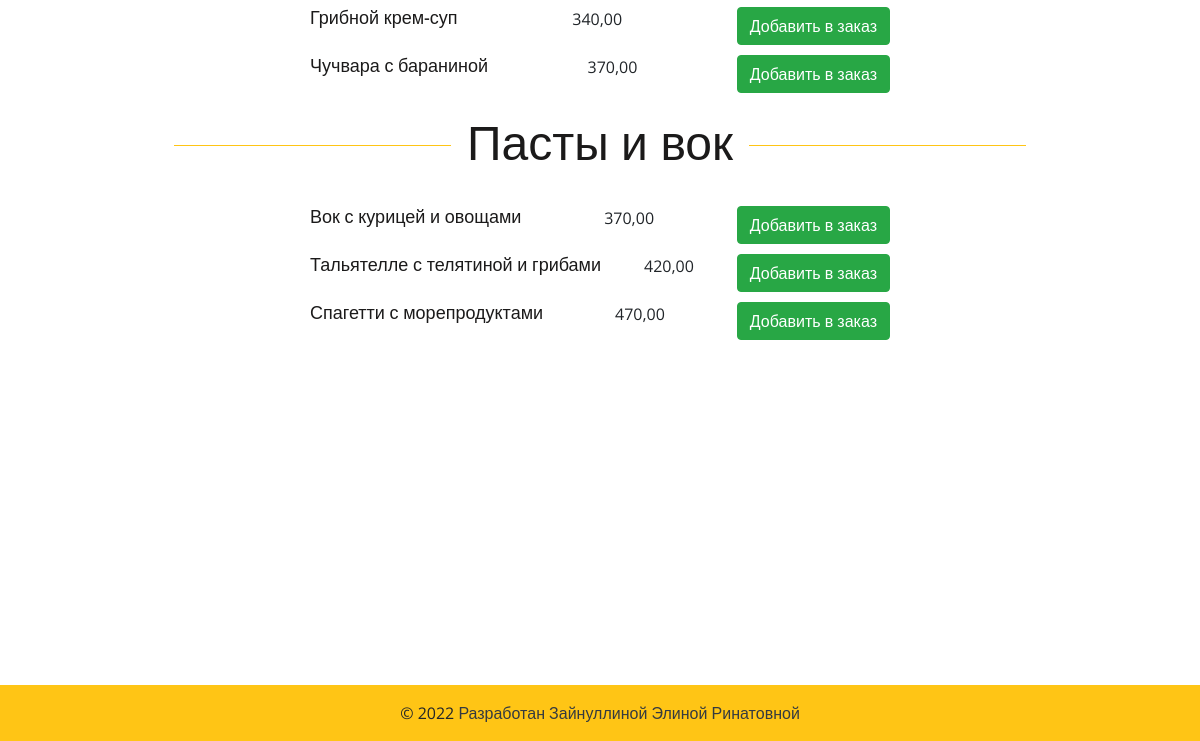
The app's page /menuwaiter/ (lower part), older data.
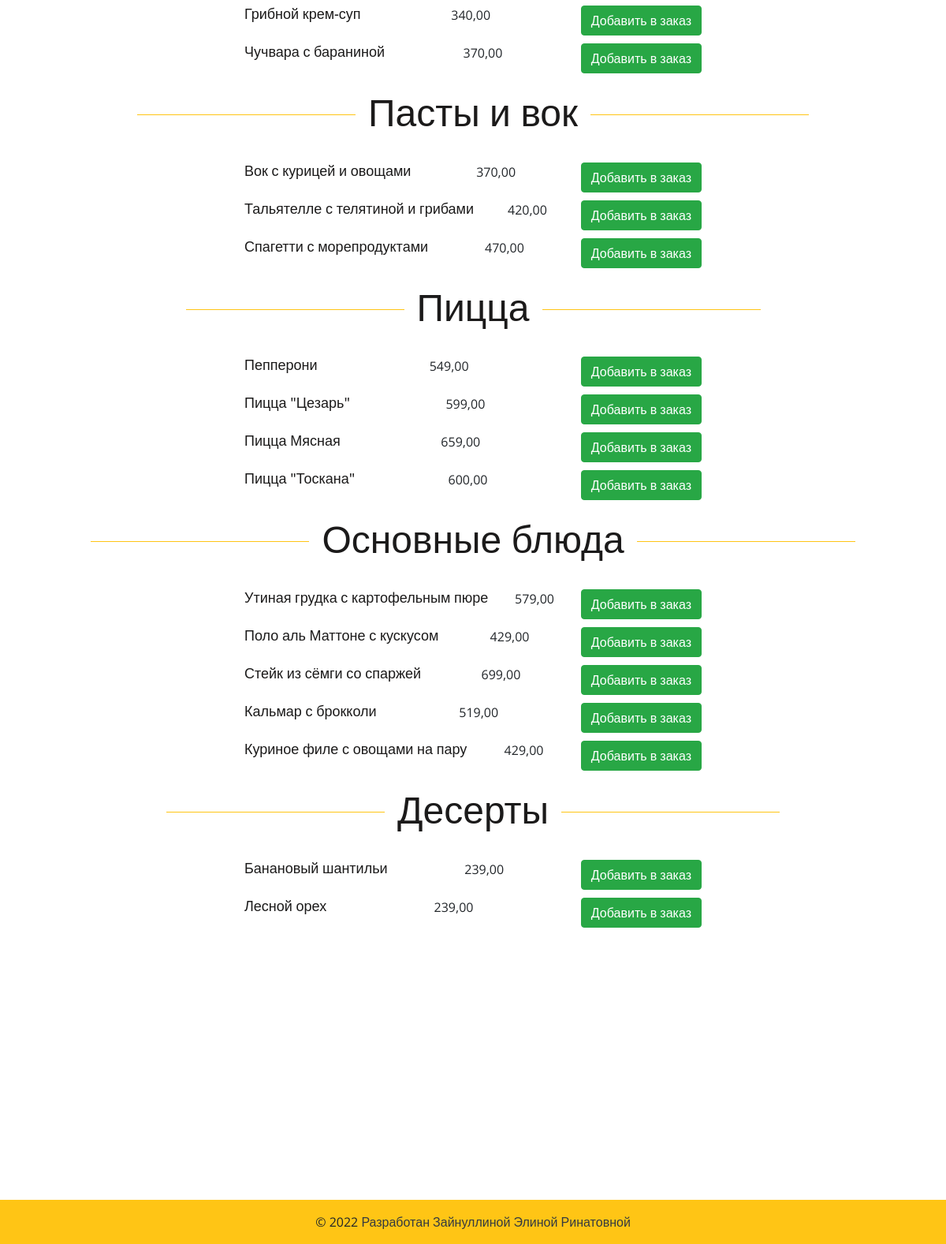
The same page, newer data.
### food/models.py (models this page shows, shortened)
class Food(models.Model):
    img = models.ImageField(upload_to='menu', blank=True)
    title = models.CharField(max_length=200)
    text = models.CharField(max_length=300)
    description = models.TextField()
    category = models.ForeignKey(
        Category,
        related_name="food",
        on_delete=models.SET_NULL,
        null=True
    )
    price = models.DecimalField(
        max_digits=10,
        decimal_places=2,
        verbose_name='price')
    class Meta:
        verbose_name = "Блюдо"
        verbose_name_plural = "Блюда"

class Category(MPTTModel):
    name = models.CharField(max_length=100)
    slug = models.SlugField(max_length=100)
    parent = TreeForeignKey(
        'self',
        related_name="children",
        on_delete=models.SET_NULL,
        null=True,
        blank=True
    )  # чтобы сделать подкатегории
    class MPTTMeta:
        order_insertion_by = ['name']
    class Meta:
        verbose_name = "Категория"
        verbose_name_plural = "Категории"

### food/views.py (the view)
# urls.py: path('menuwaiter/', views.FoodPriceListView.as_view(), name='menuwaiter'),
class FoodPriceListView(ListView):
    model = Food
    template_name = 'menu_for_waiter.html'
    def get_context_data(self, **kwargs):
        context = super(FoodPriceListView, self).get_context_data(**kwargs)
        context['categories'] = Category.objects.all()
        return context

### templates/menu_for_waiter.html (shortened to what this page needs)
{% extends 'waiter.html' %}
{% load static %}
{% block content %}
	<section class="mp-menu-section spad">
		<div class="container">
			{% for category in categories %}
				<div class="section-title" id="block">
					<h2>{{category.name}}</h2>
				</div>
			<div class="waiter-menu">
			{% for food_item in category.food.all %}
				<div class="food-item">
					<h5 class="item">{{food_item.title}}</h5>
					<div class="item"> {{ food_item.price }} </div>
					<div class="add-to-cart-btn">
						<form id="form_bying_food" class="form-inline">
							<div class="form-group">
								<button type="submit" id="submit_btn" class="btn btn-success update-order"
								data-food="{{ food_item.id }}" data-action="add">
							Добавить в заказ
							</button>
							</div>
						</form>
					</div>
				</div>
			{% endfor %}
			</div>
				{% endfor %}
			</div>
	</section>
{% endblock content %}

Row changes from the older to the newer data that the page shows:
added Category: name "Пицца"
added Food: title "Пепперони", price "549,00", shown under "Пицца"
added Food: title "Пицца \"Цезарь\"", price "599,00", shown under "Пицца"
added Food: title "Пицца Мясная", price "659,00", shown under "Пицца"
added Food: title "Пицца \"Тоскана\"", price "600,00", shown under "Пицца"
added Category: name "Основные блюда"
added Food: title "Утиная грудка с картофельным пюре", price "579,00", shown under "Основные блюда"
added Food: title "Поло аль Маттоне с кускусом", price "429,00", shown under "Основные блюда"
added Food: title "Стейк из сёмги со спаржей", price "699,00", shown under "Основные блюда"
added Food: title "Кальмар с брокколи", price "519,00", shown under "Основные блюда"
added Food: title "Куриное филе с овощами на пару", price "429,00", shown under "Основные блюда"
added Category: name "Десерты"
added Food: title "Банановый шантильи", price "239,00", shown under "Десерты"
added Food: title "Лесной орех", price "239,00", shown under "Десерты"
